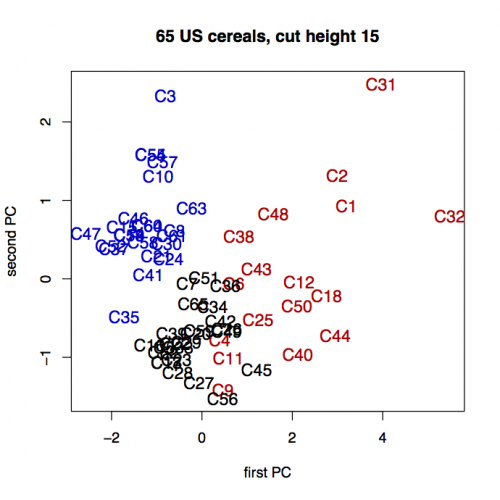

This chart was generated by the following R code:
# clear variables and close windows
rm(list=ls(all=TRUE))
graphics.off()

#install.packages("MASS")
library(MASS)

cereal = matrix(c(UScereal$calories, UScereal$protein ,UScereal$fat,
           UScereal$sugars), nrow = length(UScereal$calories), ncol = 4)
rownames(cereal) = paste("C",1:65, sep="")
colnames(cereal) = c("calories", "protein", "fat", "sugars")

sc_cereal = scale(cereal)
D         = dist(sc_cereal, method="euclidean")
hc        = hclust(D,"ward")

plot(as.dendrogram(hc),xlab="",sub="",ylab="Euclidean distance",
     main = "Ward dendrogram for US cereal data")

pr             = prcomp(sc_cereal)
prx            = t(t(pr$x[,1:2])*(sign(pr$x[1,1:2])))
cut            = cutree(hc, h = 15)
merg           = matrix(c(prx, as.matrix(cut)), nrow = 65, ncol = 3)
rownames(merg) = rownames(prx)
merg           = merg[sort.list(merg[,3]),]
merg1          = merg[1:17,1:2]
merg2          = merg[18:41,1:2]
merg3          = merg[42:65,1:2]

dev.new()
plot(prx,type="n",xlab="first PC",ylab="second PC", 
     main="65 US cereals, cut height 15")
text(merg1[,1],merg1[,2],rownames(merg1),cex=1.2, col="red3")
text(merg2[,1],merg2[,2],rownames(merg2),cex=1.2, col="blue3")
text(merg3[,1],merg3[,2],rownames(merg3),cex=1.2, col="black")
